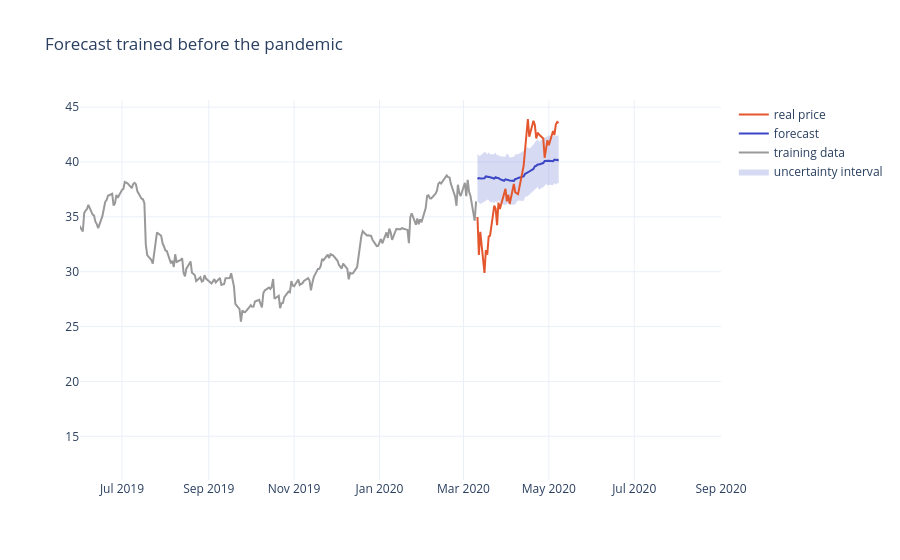

Notebook cell for this chart:
### Markdown cell above
4. Plot the forecast and the real prices of the test period with the `plot_forecast` function (defined in the first cell), and compute the MAPE (mean absolute percentage error) on the test set.

### Code cell
fig = plot_forecast(train, test, forecast, "Forecast trained before the pandemic")
fig.show()

mape = mean_absolute_percentage_error(test["y"], forecast["yhat"])
print(f"MAPE on the next two months: {mape:.1%}")
